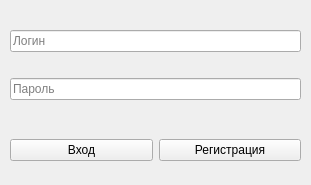
<?xml version="1.0" encoding="UTF-8"?>
<ui version="4.0">
 <class>Authorization</class>
 <widget class="QWidget" name="Authorization">
  <property name="geometry">
   <rect>
    <x>0</x>
    <y>0</y>
    <width>311</width>
    <height>185</height>
   </rect>
  </property>
  <property name="windowTitle">
   <string>Авторизация</string>
  </property>
  <property name="autoFillBackground">
   <bool>false</bool>
  </property>
  <widget class="QWidget" name="verticalLayoutWidget">
   <property name="geometry">
    <rect>
     <x>10</x>
     <y>10</y>
     <width>291</width>
     <height>111</height>
    </rect>
   </property>
   <layout class="QVBoxLayout" name="verticalLayout">
    <item>
     <widget class="QLineEdit" name="lineEdit">
      <property name="text">
       <string/>
      </property>
      <property name="placeholderText">
       <string>Логин</string>
      </property>
     </widget>
    </item>
    <item>
     <widget class="QLineEdit" name="lineEdit_2">
      <property name="echoMode">
       <enum>QLineEdit::Password</enum>
      </property>
      <property name="placeholderText">
       <string>Пароль</string>
      </property>
     </widget>
    </item>
   </layout>
  </widget>
  <widget class="QWidget" name="horizontalLayoutWidget">
   <property name="geometry">
    <rect>
     <x>10</x>
     <y>130</y>
     <width>291</width>
     <height>41</height>
    </rect>
   </property>
   <layout class="QHBoxLayout" name="horizontalLayout">
    <item>
     <widget class="QPushButton" name="pushButton">
      <property name="text">
       <string>Вход</string>
      </property>
     </widget>
    </item>
    <item>
     <widget class="QPushButton" name="pushButton_2">
      <property name="text">
       <string>Регистрация</string>
      </property>
     </widget>
    </item>
   </layout>
  </widget>
 </widget>
 <resources/>
 <connections/>
</ui>
